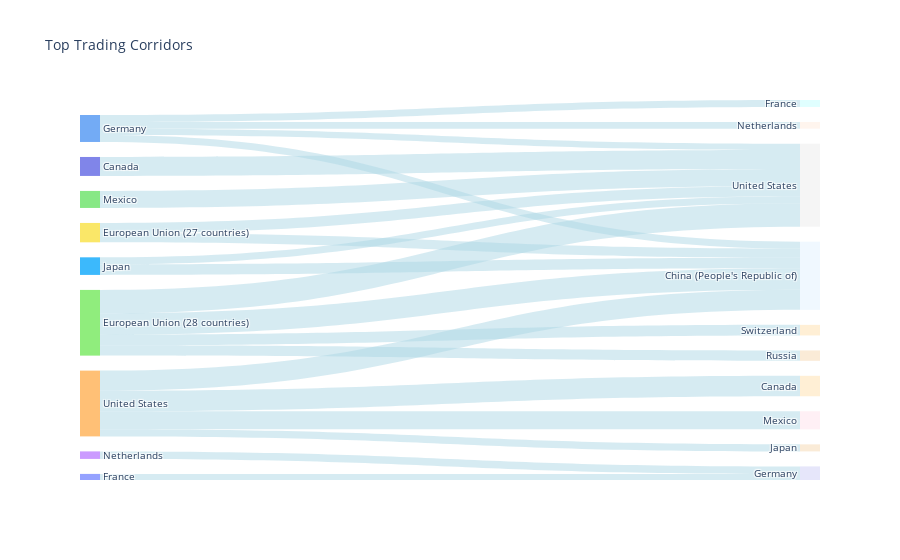

The cell this chart's notebook holds for it:
### Code cell
# 创建一个所有独特国家的列表，包括exporter和importer
unique_exporters = top_trade_values['Reporter country'].unique()
unique_importers = top_trade_values['Partner country'].unique()
all_countries = list(set(unique_exporters).union(set(unique_importers)))

# 给每个国家一个唯一的索引
country_idx = {country: i for i, country in enumerate(all_countries)}

# 为exporter和importer分配索引
top_trade_values['source'] = top_trade_values['Reporter country'].map(country_idx)
top_trade_values['target'] = top_trade_values['Partner country'].map(country_idx) + len(all_countries)

# 创建一个颜色列表，为每个国家分配一个颜色
country_colors = [
    '#95a2ff', '#fa8080', '#ffc076', '#fae768', '#87e885', 
    '#3cb9fc', '#73abf5', '#cb9bff', '#434348', '#90ed7d', 
    '#f7a35c', '#8085e9', '#E0FFFF', '#F0F8FF', '#F5F5F5',
    '#FFEFD5', '#FFF0F5', '#FAEBD7', '#E6E6FA', '#FFF5EE',
    '#FFEFD5', '#FFF0F5', '#FAEBD7','#FFEFD5'
    # 继续添加颜色
    # 需要足够多的颜色来匹配所有的国家
]

# 确保颜色列表与国家列表一样长
# assert len(country_colors) >= len(all_countries) * 2

# 创建桑基图
fig = go.Figure(data=[go.Sankey(
    node=dict(
      pad=15,
      thickness=20,
      line=dict(color='black', width=0),  # 将线宽设为0来移除边框
      label=all_countries + all_countries,  # 两次使用all_countries为了对应exporter和importer
      color=country_colors[:len(all_countries) * 2]  # 应用颜色到节点
    ),
    link=dict(
      source=top_trade_values['source'],
      target=top_trade_values['target'],
      value=top_trade_values['Value'],
      color='rgba(173, 216, 230, 0.5)'  # 淡蓝色的中间条形
    )
)])

fig.update_layout(title_text="Top Trading Corridors", font_size=10)
fig.show()

### Figure 1 — Plotly figure (JSON) as saved in the notebook; plotly's stock layout.template omitted (floating-point values rounded to 4 significant figures)
{"data": [{"link": {"color": "rgba(173, 216, 230, 0.5)", "source": [9, 9, 2, 2, 11, 2, 4, 9, 5, 9, 3, 3, 7, 5, 2, 6, 6, 6, 6, 0], "target": [14, 13, 23, 13, 14, 16, 14, 20, 13, 22, 14, 13, 18, 14, 17, 12, 13, 19, 14, 18], "value": [7504579000000, 6817749000000, 6541937000000, 6459149160150, 6067438000000, 5795622000000, 5445089000000, 3387412000000, 3364379000000, 3313692940357, 3238649000000, 2959730000000, 2408661749274, 2264831883327, 2247125224126, 2227507312595, 2213739539461, 2138221760918, 2048189210465, 1945741154589]}, "node": {"color": ["#95a2ff", "#fa8080", "#ffc076", "#fae768", "#87e885", "#3cb9fc", "#73abf5", "#cb9bff", "#434348", "#90ed7d", "#f7a35c", "#8085e9", "#E0FFFF", "#F0F8FF", "#F5F5F5", "#FFEFD5", "#FFF0F5", "#FAEBD7", "#E6E6FA", "#FFF5EE", "#FFEFD5", "#FFF0F5", "#FAEBD7", "#FFEFD5"], "label": ["France", "China (People's Republic of)", "United States", "European Union (27 countries)", "Mexico", "Japan", "Germany", "Netherlands", "Switzerland", "European Union (28 countries)", "Russia", "Canada", "France", "China (People's Republic of)", "United States", "European Union (27 countries)", "Mexico", "Japan", "Germany", "Netherlands", "Switzerland", "European Union (28 countries)", "Russia", "Canada"], "line": {"color": "black", "width": 0}, "pad": 15, "thickness": 20}, "type": "sankey"}], "layout": {"font": {"size": 10}, "title": {"text": "Top Trading Corridors"}}}
